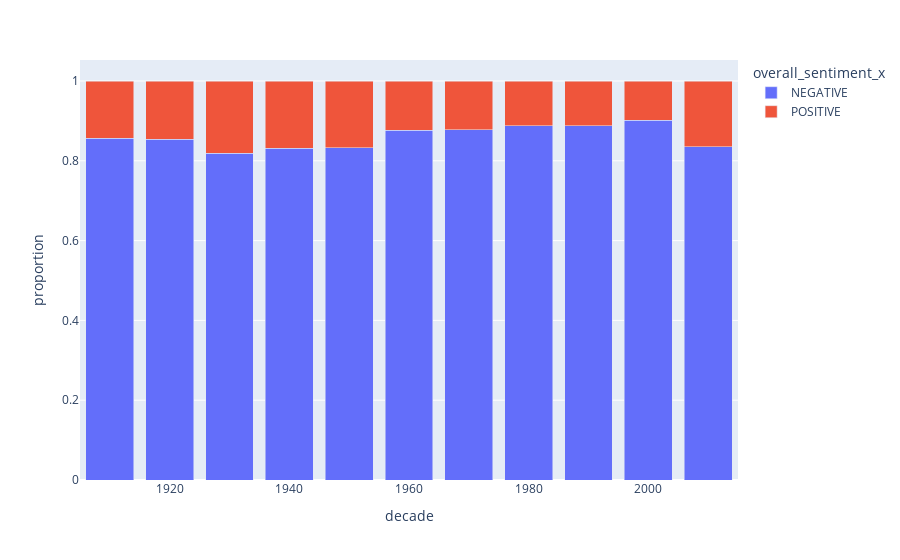

The notebook cell this image was saved under:
### Code cell
merged_df['decade'] = (merged_df['MovieReleaseDate'] // 10) * 10

df_grouped = merged_df.groupby(['decade', 'overall_sentiment_x']).size().reset_index(name='count')

total_per_decade = merged_df.groupby(['decade']).size().reset_index(name='total')

df_merged = pd.merge(df_grouped, total_per_decade, on='decade')
df_merged['proportion'] = df_merged['count'] / df_merged['total']

fig = px.bar(df_merged, x='decade', y='proportion', color='overall_sentiment_x', barmode='stack')
fig.show()

contingency_table = pd.crosstab(df_merged['decade'], df_merged['overall_sentiment_x'])

chi2, p, dof, expected = chi2_contingency(contingency_table)

print(f"Chi-squared: {chi2}, p-value: {p}")

fig_json = fig.to_json()

with open('figures/time-sentiment.json', 'w') as json_file:
    json.dump(json.loads(fig_json), json_file, indent=4)

### Figure 1 — Plotly figure (JSON) as saved in the notebook; plotly's stock layout.template omitted (floating-point values rounded to 4 significant figures)
{"data": [{"alignmentgroup": "True", "hovertemplate": "overall_sentiment_x=NEGATIVE<br>decade=%{x}<br>proportion=%{y}<extra></extra>", "legendgroup": "NEGATIVE", "marker": {"color": "#636efa", "pattern": {"shape": ""}}, "name": "NEGATIVE", "offsetgroup": "NEGATIVE", "orientation": "v", "showlegend": true, "textposition": "auto", "type": "bar", "x": [1910, 1920, 1930, 1940, 1950, 1960, 1970, 1980, 1990, 2000, 2010], "xaxis": "x", "y": [0.8571, 0.8537, 0.8193, 0.832, 0.8323, 0.8765, 0.8778, 0.8875, 0.8875, 0.9014, 0.8349], "yaxis": "y"}, {"alignmentgroup": "True", "hovertemplate": "overall_sentiment_x=POSITIVE<br>decade=%{x}<br>proportion=%{y}<extra></extra>", "legendgroup": "POSITIVE", "marker": {"color": "#EF553B", "pattern": {"shape": ""}}, "name": "POSITIVE", "offsetgroup": "POSITIVE", "orientation": "v", "showlegend": true, "textposition": "auto", "type": "bar", "x": [1910, 1920, 1930, 1940, 1950, 1960, 1970, 1980, 1990, 2000, 2010], "xaxis": "x", "y": [0.1429, 0.1463, 0.1807, 0.168, 0.1677, 0.1235, 0.1222, 0.1125, 0.1125, 0.09858, 0.1651], "yaxis": "y"}], "layout": {"barmode": "stack", "legend": {"title": {"text": "overall_sentiment_x"}, "tracegroupgap": 0}, "margin": {"t": 60}, "xaxis": {"anchor": "y", "domain": [0, 1], "title": {"text": "decade"}}, "yaxis": {"anchor": "x", "domain": [0, 1], "title": {"text": "proportion"}}}}
